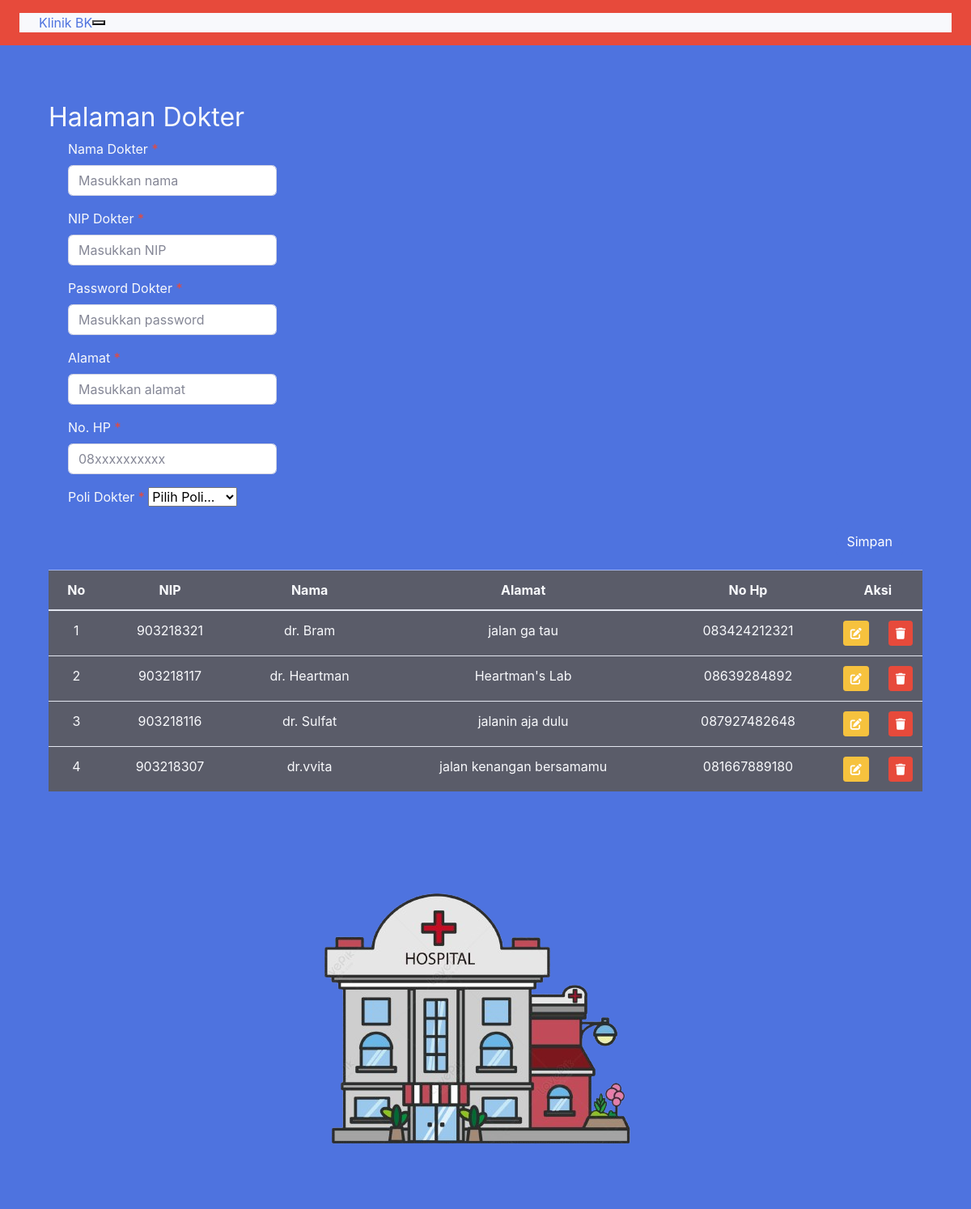
Page /index.php?page=dokter (signed in) on the committed database.
### tables this page shows
CREATE TABLE `dokter` (
  `id` int(10) UNSIGNED NOT NULL,
  `nama` varchar(255) NOT NULL,
  `alamat` varchar(255) NOT NULL,
  `no_hp` varchar(50) NOT NULL,
  `id_poli` int(10) UNSIGNED NOT NULL,
  `nip` int(11) NOT NULL,
  `password` varchar(255) NOT NULL
);

### dokter.php (the view, shortened to what this page needs)
<main id="dokter-page">
    <div class="container" style="margin-top: 5.5rem;">
        <div class="row">
            <h2 class="ps-0">Halaman Dokter</h2>
            <div class="container-fluid">
                <form action="" method="POST" onsubmit="return(validate());">
                    <?php
                    $nama = '';
                    $nip = '';
                    $password = '';
                    $alamat = '';
                    $no_hp = '';
                    ?>
                    <div class="mb-3 w-25">
                        <label for="nama">Nama Dokter <span class="text-danger">*</span></label>
                        <input type="text" name="nama" class="form-control" required placeholder="Masukkan nama" value="<?php echo $nama ?>">
                    </div>
                    <div class="mb-3 w-25">
                        <label for="nip">NIP Dokter <span class="text-danger">*</span></label>
                        <input type="text" name="nip" class="form-control" required placeholder="Masukkan NIP" value="<?php echo $nip ?>">
                    </div>
                    <div class="mb-3 w-25">
                        <label for="password">Password Dokter <span class="text-danger">*</span></label>
                        <input type="password" name="password" class="form-control" required placeholder="Masukkan password" value="<?php echo $password ?>">
                    </div>
                    <div class="mb-3 w-25">
                        <label for="alamat">Alamat <span class="text-danger">*</span></label>
                        <input type="text" name="alamat" class="form-control" required placeholder="Masukkan alamat" value="<?php echo $alamat ?>">
                    </div>
                    <div class="mb-3 w-25">
                        <label for="no_hp">No. HP <span class="text-danger">*</span></label>
                        <input type="number" name="no_hp" class="form-control" required placeholder="08xxxxxxxxxx" value="<?php echo $no_hp ?>">
                    </div>
                    <div class="dropdown mb-3 w-25">
                        <label for="id_poli">Poli Dokter <span class="text-danger">*</span></label>
                        <select class="form-select" name="id_poli" aria-label="id_poli">
                            <option selected>Pilih Poli...</option>
                        </select>
                    </div>
                    <div class="d-flex justify-content-end mt-2">
                        <button type="submit" name="simpanData" class="btn btn-primary">Simpan</button>
                    </div>
                </form>
            </div>
            <div class="table-responsive mt-3 px-0">
                <table class="table text-center bg-dark text-light">
                    <thead class="table-primary container-fluid bg-dark text-light">
                        <tr>
                            <th valign="middle">No</th>
                            <th valign="middle">NIP</th>
                            <th valign="middle">Nama</th>
                            <th valign="middle">Alamat</th>
                            <th valign="middle">No Hp</th>
                            <th valign="middle" style="width: 0.5%;" colspan="2">Aksi</th>
                        </tr>
                    </thead>
                    <tbody>
                        <?php
                            $result = mysqli_query($mysqli, "SELECT * FROM dokter");
                            $no = 1;
                            while ($data = mysqli_fetch_array($result)) :
                            ?>
                                <tr>
                                    <td><?php echo $no++ ?></td>
                                    <td><?php echo $data['nip'] ?></td>
                                    <td><?php echo $data['nama'] ?></td>
                                    <td><?php echo $data['alamat'] ?></td>
                                    <td><?php echo $data['no_hp'] ?></td>
                                    <td>
                                        <a class="btn btn-sm btn-warning text-white" href="index.php?page=dokter&id=<?php echo $data['id'] ?>">
                                            <i class="fa-solid fa-pen-to-square"></i>
                                        </a>
                                    </td>
                                    <td>
                                        <a href="index.php?page=dokter&id=<?php echo $data['id'] ?>&aksi=hapus" class="btn btn-sm btn-danger text-white">
                                            <i class="fa-solid fa-trash"></i>
                                        </a>
                                    </td>
                                </tr>
                        <?php endwhile; ?>
                    </tbody>
                </table>
            </div>
        </div>
    </div>
</main>

### index.php (shortened to what this page needs)
<!DOCTYPE html>
<html lang="en">
  <head>
    <link rel="stylesheet" href="css/bootstrap.min.css">
  </head>
  <body class="bg-primary container-fluid">
    <button class="btn btn-primary" type="button" data-bs-toggle="offcanvas" data-bs-target="#offcanvasRight" aria-controls="offcanvasRight">Toggle right offcanvas</button>
    <nav class="container-fluid offcanvas fixed-top offcanvas-expand-lg py-3 offcanvas-dark bg-danger">
        <div class="container-fluid d-flex align-items-center bg-light text-light">
            <a class="offcanvas-brand" href="#">Klinik BK</a>
            <button class="offcanvas-toggler" type="button" data-bs-toggle="collapse" data-bs-target="#offcanvasTogglerDemo02" aria-controls="offcanvasTogglerDemo02" aria-expanded="false" aria-label="Toggle navigation">
            </button>
        </div>
    </nav>
    <main role="main" class="container-fluid text-light" style="margin-top: 5rem;">
    <?php
    if (isset($_GET['page'])) {
        include($_GET['page'] . ".php");
    }
    ?>
    </main>
    <div>
        <img src="./images/hos.png" class="img-fluid rounded mx-auto d-block" alt="opening-pic">
    </div>
  </body>
</html>

### rows in the picture
dokter: nip "903218321", nama "dr. Bram", alamat "jalan ga tau", no_hp "083424212321"
dokter: nip "903218117", nama "dr. Heartman", alamat "Heartman's Lab", no_hp "08639284892"
dokter: nip "903218116", nama "dr. Sulfat", alamat "jalanin aja dulu", no_hp "087927482648"
dokter: nip "903218307", nama "dr.vvita", alamat "jalan kenangan bersamamu", no_hp "081667889180"
